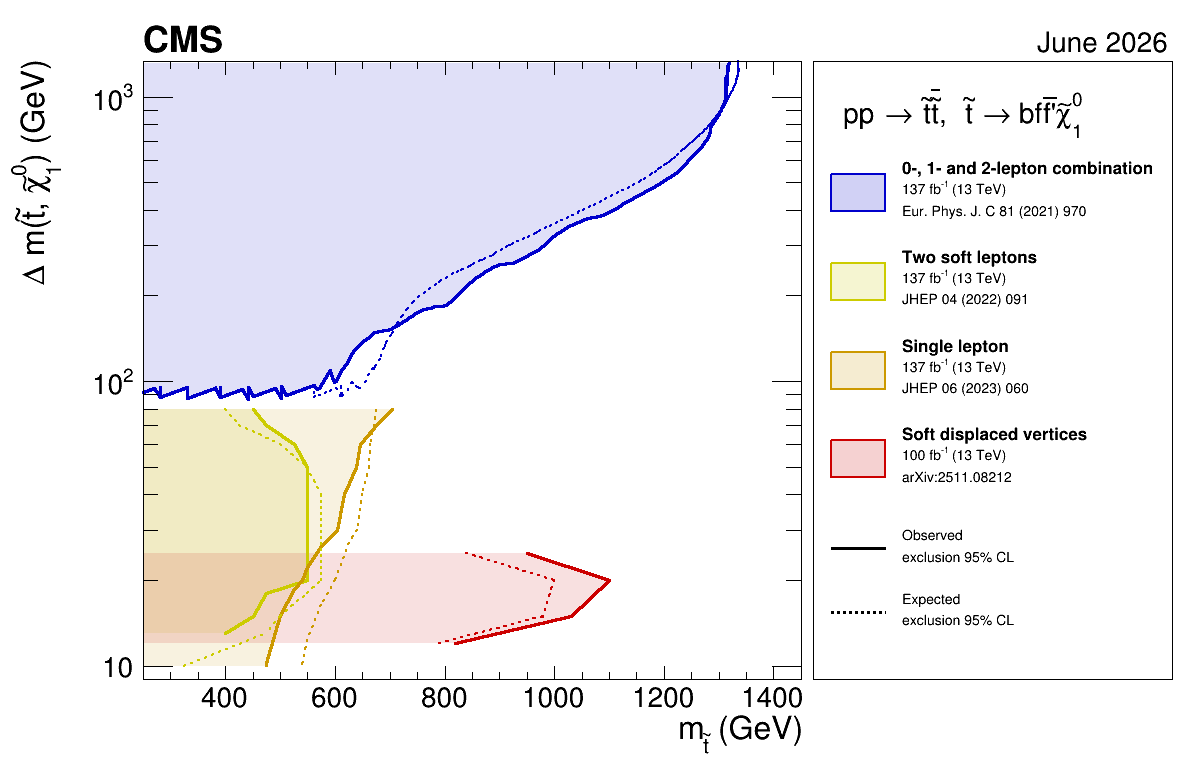

Source code (Python):
## Get the required files first.
#
# 
# sus-18-004.csv      "https://www.hepdata.net/download/table/ins1966342/Figure%2010a/1/csv"
# sus-20-002_obs.csv  "https://www.hepdata.net/download/table/ins1893826/Figure%209a%20(observed%20limit%20contour)/1/csv"
# sus-20-002_exp.csv  "https://www.hepdata.net/download/table/ins1893826/Figure%209a%20(expected%20limit%20contour)/1/csv"
# exo-24-033.csv      "https://www.hepdata.net/download/table/ins3081697/Figure%2010c%20(lower)%2C%20exclusion%20curves/1/csv"
# sus-21-003_exp.csv  "https://www.hepdata.net/download/table/ins2624652/Figure%2010%20expected%20lines/1/csv"
# sus-21-003_obs.csv  "https://www.hepdata.net/download/table/ins2624652/Figure%2010%20observed%20lines/1/csv"

import pandas as pd
import ROOT
import numpy as np
from array import array

ROOT.gROOT.SetBatch(True)

# -----------------------------
# input
# -----------------------------
sus_20_002_obs = pd.read_csv('sus-20-002_obs.csv', comment="#")
sus_20_002_obs['\\DeltaM [GeV]'] = (
    sus_20_002_obs['m_{stop} [GeV]'] - sus_20_002_obs['m_{LSP} [pb]']
)

sus_20_002_exp = pd.read_csv('sus-20-002_exp.csv', comment="#")
sus_20_002_exp['\\DeltaM [GeV]'] = (
    sus_20_002_exp['m_{stop} [GeV]'] - sus_20_002_exp['m_{LSP} [pb]']
)

exo_24_033_obs = pd.read_csv('exo-24-033_obs.csv', comment="#")
exo_24_033_exp = pd.read_csv('exo-24-033_exp.csv', comment="#")

sus_18_004_obs = pd.read_csv('sus-18-004_obs.csv', comment="#")
sus_18_004_exp = pd.read_csv('sus-18-004_exp.csv', comment="#")

# -----------------------------
# Cross-sections for SUS-18-004
# -----------------------------
with open('SUSYCrossSections13TeVstopsbottom.txt') as xs_file:
    txt = xs_file.read()

rows = []
for line in txt.splitlines():
    if line.strip().startswith("|"):
        cols = [c.strip() for c in line.strip("|").split("|")]
        rows.append(cols)

xs_df = pd.DataFrame(rows[1:], columns=rows[0])
xs_df['*Stop / sbottom mass (!GeV)*'] = (
    xs_df['*Stop / sbottom mass (!GeV)*']
    .str.replace(r'[^\d\.]', '', regex=True)
    .astype(float)
)

sus_18_004_obs_merged = pd.merge(
    left=sus_18_004_obs,
    right=xs_df,
    left_on=r'$m_{\tilde{\text{t}}}$ [GeV]',
    right_on='*Stop / sbottom mass (!GeV)*'
)
sus_18_004_obs_merged['*Cross section (pb)*'] = sus_18_004_obs_merged['*Cross section (pb)*'].astype(float)
exclude_mask = (
    sus_18_004_obs_merged['95% CL upper limit on the cross section [pb]']
    < sus_18_004_obs_merged['*Cross section (pb)*']
)
sus_18_004_obs_merged = sus_18_004_obs_merged[exclude_mask].sort_values([
    r'$m_{\tilde{\text{t}}}$ [GeV]',
    r'$\Delta m (\tilde{\text{t}}, \tilde{\chi}^0_1)$ [GeV]'
])

sus_18_004_obs_max = (
    sus_18_004_obs_merged
    .sort_values(r'$m_{\tilde{\text{t}}}$ [GeV]')
    .groupby(r'$\Delta m (\tilde{\text{t}}, \tilde{\chi}^0_1)$ [GeV]', as_index=False)
    .last()
)

sus_18_004_exp_merged = pd.merge(
    left=sus_18_004_exp,
    right=xs_df,
    left_on=r'$m_{\tilde{\text{t}}}$ [GeV]',
    right_on='*Stop / sbottom mass (!GeV)*'
)
sus_18_004_exp_merged['*Cross section (pb)*'] = sus_18_004_exp_merged['*Cross section (pb)*'].astype(float)
exclude_mask = (
    sus_18_004_exp_merged['95% CL upper limit on the cross section [pb]']
    < sus_18_004_exp_merged['*Cross section (pb)*']
)
sus_18_004_exp_merged = sus_18_004_exp_merged[exclude_mask].sort_values([
    r'$m_{\tilde{\text{t}}}$ [GeV]',
    r'$\Delta m (\tilde{\text{t}}, \tilde{\chi}^0_1)$ [GeV]'
])

sus_18_004_exp_max = (
    sus_18_004_exp_merged
    .sort_values(r'$m_{\tilde{\text{t}}}$ [GeV]')
    .groupby(r'$\Delta m (\tilde{\text{t}}, \tilde{\chi}^0_1)$ [GeV]', as_index=False)
    .last()
)

def read_sus21003_central(path):
    m_col = r'$m(\mathrm{\widetilde{t}}_{1})$ [GeV]'
    dm_col = r'max($\Delta {m}$) excluded [GeV]'
    df = pd.read_csv(path, comment="#")

    repeated_headers = df.index[df[m_col] == m_col]
    if len(repeated_headers) > 0:
        df = df.loc[:repeated_headers[0] - 1]

    df = df.rename(columns={m_col: 'M', dm_col: 'dM'})
    df['M']  = pd.to_numeric(df['M'],  errors='coerce')
    df['dM'] = pd.to_numeric(df['dM'], errors='coerce')
    return df.dropna(subset=['M', 'dM'])

sus_21_003_obs = read_sus21003_central('sus-21-003_obs.csv')
sus_21_003_exp = read_sus21003_central('sus-21-003_exp.csv')

# -----------------------------
# style
# -----------------------------
ROOT.gStyle.SetOptStat(0)
ROOT.gStyle.SetPadTickX(1)
ROOT.gStyle.SetPadTickY(1)
ROOT.gStyle.SetLegendBorderSize(0)

def make_graph(x, y, sort=2):
    x = np.asarray(x, dtype=float)
    y = np.asarray(y, dtype=float)

    m = np.isfinite(x) & np.isfinite(y)
    x = x[m]
    y = y[m]

    if sort == 2:
        order = np.argsort(y)
    elif sort == 1:
        order = np.argsort(x)
    else:
        order = np.arange(len(x))

    x = x[order]
    y = y[order]

    return ROOT.TGraph(len(x), array("d", x.tolist()), array("d", y.tolist()))

def make_left_exclusion(graph, xmin):
    """
    Create filled polygon for region LEFT of curve.
    """
    n = graph.GetN()
    xs = [graph.GetPointX(i) for i in range(n)]
    ys = [graph.GetPointY(i) for i in range(n)]

    x0, y0 = xs[0], ys[0]
    x1, y1 = xs[-1], ys[-1]

    poly_x = [xmin, x0] + xs + [xmin, xmin]
    poly_y = [y0,   y0] + ys + [y1,   y0]

    return ROOT.TGraph(
        len(poly_x),
        array("d", poly_x),
        array("d", poly_y)
    )

# -----------------------------
# graphs
# -----------------------------
g_sus20002_obs = make_graph(
    sus_20_002_obs['m_{stop} [GeV]'],
    sus_20_002_obs['\\DeltaM [GeV]'],
    sort=1
)

g_exo24033_obs = make_graph(
    exo_24_033_obs['Observed $m$ excluded at 95%% CL [GeV]'],
    exo_24_033_obs[r'$\Delta m$ [GeV]'],
    sort=2
)

g_sus18004_obs = make_graph(
    sus_18_004_obs_max[r'$m_{\tilde{\text{t}}}$ [GeV]'],
    sus_18_004_obs_max[r'$\Delta m (\tilde{\text{t}}, \tilde{\chi}^0_1)$ [GeV]'],
    sort=2
)

g_sus21003_obs = make_graph(
    sus_21_003_obs['M'],
    sus_21_003_obs['dM'],
    sort=2
)

g_sus20002_exp = make_graph(
    sus_20_002_exp['m_{stop} [GeV]'],
    sus_20_002_exp['\\DeltaM [GeV]'],
    sort=1
)

g_exo24033_exp = make_graph(
    exo_24_033_exp['Median expected $m$ excluded at 95%% CL [GeV]'],
    exo_24_033_exp[r'$\Delta m$ [GeV]'],
    sort=2
)

g_sus18004_exp = make_graph(
    sus_18_004_exp_max[r'$m_{\tilde{\text{t}}}$ [GeV]'],
    sus_18_004_exp_max[r'$\Delta m (\tilde{\text{t}}, \tilde{\chi}^0_1)$ [GeV]'],
    sort=2
)

g_sus21003_exp = make_graph(
    sus_21_003_exp['M'],
    sus_21_003_exp['dM'],
    sort=2
)

# -----------------------------
# colors / line styles
# Avoid black for EXO-24-033
# -----------------------------
col_sus20002 = ROOT.kBlue + 1
col_sus18004 = ROOT.kYellow + 1
col_sus21003 = ROOT.kOrange - 1
col_exo24033 = ROOT.kRed + 1

for g in [g_sus20002_obs, g_sus20002_exp]:
    g.SetLineColor(col_sus20002)

for g in [g_sus18004_obs, g_sus18004_exp]:
    g.SetLineColor(col_sus18004)

for g in [g_sus21003_obs, g_sus21003_exp]:
    g.SetLineColor(col_sus21003)

for g in [g_exo24033_obs, g_exo24033_exp]:
    g.SetLineColor(col_exo24033)

g_sus20002_obs.SetLineWidth(3)
g_sus18004_obs.SetLineWidth(3)
g_sus21003_obs.SetLineWidth(3)
g_exo24033_obs.SetLineWidth(3)

g_sus20002_exp.SetLineWidth(2)
g_sus18004_exp.SetLineWidth(2)
g_sus21003_exp.SetLineWidth(2)
g_exo24033_exp.SetLineWidth(2)

g_sus20002_exp.SetLineStyle(2)
g_sus18004_exp.SetLineStyle(2)
g_sus21003_exp.SetLineStyle(2)
g_exo24033_exp.SetLineStyle(2)

# -----------------------------
# canvas
# -----------------------------
c = ROOT.TCanvas("c", "", 1200, 800)
c.SetLogy()

# make room on the right for legend
c.SetLeftMargin(0.12)
c.SetRightMargin(0.33)
c.SetTopMargin(0.08)
c.SetBottomMargin(0.12)

# shrink x axis because legend is outside
xmin, xmax = 250, 1450
ymin, ymax = 9, 1330

frame = ROOT.TH1F("frame", "", 100, xmin, xmax)
frame.SetMinimum(ymin)
frame.SetMaximum(ymax)

frame.GetXaxis().SetTitle("m_{#tilde{t}} (GeV)")
frame.GetYaxis().SetTitle("#Delta m(#tilde{t}, #tilde{#chi}^{0}_{1}) (GeV)")

frame.GetXaxis().SetTitleSize(0.045)
frame.GetYaxis().SetTitleSize(0.045)
frame.GetXaxis().SetLabelSize(0.04)
frame.GetYaxis().SetLabelSize(0.04)
frame.GetYaxis().SetTitleOffset(1.25)

frame.Draw()

# -----------------------------
# shaded exclusion regions
# -----------------------------
h_sus20002 = make_left_exclusion(g_sus20002_obs, xmin)
h_sus20002.SetFillColorAlpha(col_sus20002, 0.12)
h_sus20002.SetLineWidth(0)
h_sus20002.Draw("F SAME")

h_sus18004 = make_left_exclusion(g_sus18004_obs, xmin)
h_sus18004.SetFillColorAlpha(col_sus18004, 0.12)
h_sus18004.SetLineWidth(0)
h_sus18004.Draw("F SAME")

h_sus21003 = make_left_exclusion(g_sus21003_obs, xmin)
h_sus21003.SetFillColorAlpha(col_sus21003, 0.12)
h_sus21003.SetLineWidth(0)
h_sus21003.Draw("F SAME")

h_exo24033 = make_left_exclusion(g_exo24033_obs, xmin)
h_exo24033.SetFillColorAlpha(col_exo24033, 0.12)
h_exo24033.SetLineWidth(0)
h_exo24033.Draw("F SAME")

# -----------------------------
# curves
# -----------------------------
g_sus20002_obs.Draw("L SAME")
g_sus18004_obs.Draw("L SAME")
g_sus21003_obs.Draw("L SAME")
g_exo24033_obs.Draw("L SAME")

g_sus20002_exp.Draw("L SAME")
g_sus18004_exp.Draw("L SAME")
g_sus21003_exp.Draw("L SAME")
g_exo24033_exp.Draw("L SAME")

# -----------------------------
# custom right-side panel
# -----------------------------
panel_objs = []

panel = ROOT.TPave(0.68, 0.12, 0.98, 0.92, 1, "brNDC")
panel.SetFillColor(ROOT.kWhite)
panel.SetFillStyle(1001)
panel.SetLineColor(ROOT.kBlack)
panel.SetLineWidth(1)
panel.Draw()
panel_objs.append(panel)

# normal text
latex_leg = ROOT.TLatex()
latex_leg.SetNDC()
latex_leg.SetTextFont(42)
latex_leg.SetTextSize(0.020)
panel_objs.append(latex_leg)

# larger bold text
latex_leg_bold = ROOT.TLatex()
latex_leg_bold.SetNDC()
latex_leg_bold.SetTextFont(42)
latex_leg_bold.SetTextSize(0.024)
panel_objs.append(latex_leg_bold)

# geometry
x_box1 = 0.695
x_box2 = 0.740
x_text = 0.755

box_h = 0.024
dy = 0.115
y = 0.865

# --- SUS-20-002
y -= dy
b_sus20002 = ROOT.TPave(x_box1, y - box_h, x_box2, y + box_h, 1, "NDC")
b_sus20002.SetFillColorAlpha(col_sus20002, 0.18)
b_sus20002.SetLineColor(col_sus20002)
b_sus20002.SetLineWidth(2)
b_sus20002.Draw()
panel_objs.append(b_sus20002)

latex_leg_bold.DrawLatex(x_text, y + 0.024, "#bf{0-, 1- and 2-lepton combination}")
latex_leg.DrawLatex(x_text, y - 0.002, "137 fb^{-1} (13 TeV)")
latex_leg.DrawLatex(x_text, y - 0.030, "Eur. Phys. J. C 81 (2021) 970")

# --- SUS-18-004
y -= dy
b_sus18004 = ROOT.TPave(x_box1, y - box_h, x_box2, y + box_h, 1, "NDC")
b_sus18004.SetFillColorAlpha(col_sus18004, 0.18)
b_sus18004.SetLineColor(col_sus18004)
b_sus18004.SetLineWidth(2)
b_sus18004.Draw()
panel_objs.append(b_sus18004)

latex_leg_bold.DrawLatex(x_text, y + 0.024, "#bf{Two soft leptons}")
latex_leg.DrawLatex(x_text, y - 0.002, "137 fb^{-1} (13 TeV)")
latex_leg.DrawLatex(x_text, y - 0.030, "JHEP 04 (2022) 091")

# --- SUS-21-003
y -= dy
b_sus21003 = ROOT.TPave(x_box1, y - box_h, x_box2, y + box_h, 1, "NDC")
b_sus21003.SetFillColorAlpha(col_sus21003, 0.18)
b_sus21003.SetLineColor(col_sus21003)
b_sus21003.SetLineWidth(2)
b_sus21003.Draw()
panel_objs.append(b_sus21003)

latex_leg_bold.DrawLatex(x_text, y + 0.024, "#bf{Single lepton}")
latex_leg.DrawLatex(x_text, y - 0.002, "137 fb^{-1} (13 TeV)")
latex_leg.DrawLatex(x_text, y - 0.030, "JHEP 06 (2023) 060")

# --- EXO-24-033
y -= dy
b_exo24033 = ROOT.TPave(x_box1, y - box_h, x_box2, y + box_h, 1, "NDC")
b_exo24033.SetFillColorAlpha(col_exo24033, 0.18)
b_exo24033.SetLineColor(col_exo24033)
b_exo24033.SetLineWidth(2)
b_exo24033.Draw()
panel_objs.append(b_exo24033)

latex_leg_bold.DrawLatex(x_text, y + 0.024, "#bf{Soft displaced vertices}")
latex_leg.DrawLatex(x_text, y - 0.002, "100 fb^{-1} (13 TeV)")
latex_leg.DrawLatex(x_text, y - 0.030, "arXiv:2511.08212")

# --- observed sample: solid line
y -= dy
obs_line = ROOT.TLine(x_box1, y, x_box2, y)
obs_line.SetNDC()
obs_line.SetLineColor(ROOT.kBlack)
obs_line.SetLineStyle(1)
obs_line.SetLineWidth(3)
obs_line.Draw()
panel_objs.append(obs_line)

latex_leg.DrawLatex(x_text, y + 0.010, "Observed")
latex_leg.DrawLatex(x_text, y - 0.018, "exclusion 95% CL")

# --- expected sample: dashed line
y -= dy * 0.72
exp_line = ROOT.TLine(x_box1, y, x_box2, y)
exp_line.SetNDC()
exp_line.SetLineColor(ROOT.kBlack)
exp_line.SetLineStyle(2)
exp_line.SetLineWidth(3)
exp_line.Draw()
panel_objs.append(exp_line)

latex_leg.DrawLatex(x_text, y + 0.010, "Expected")
latex_leg.DrawLatex(x_text, y - 0.018, "exclusion 95% CL")

# -----------------------------
# date above legend
# -----------------------------
latex = ROOT.TLatex()
latex.SetNDC()

latex.SetTextFont(42)
latex.SetTextSize(0.04)
latex.SetTextAlign(31)
latex.DrawLatex(0.98, 0.932, "June 2026")

# -----------------------------
# CMS labels
# -----------------------------
latex.SetTextAlign(11)
latex.SetTextFont(62)
latex.SetTextSize(0.05)
latex.DrawLatex(0.12, 0.932, "CMS")

# no "Preliminary"

# latex.SetTextFont(42)
# latex.SetTextSize(0.04)
# latex.DrawLatex(0.505, 0.932, "138 fb^{-1} (13 TeV)")

latex.SetTextFont(42)
latex.SetTextSize(0.04)
latex.DrawLatex(
    0.705, 0.84,
    "pp #rightarrow #tilde{t}#bar{#tilde{t}},  #tilde{t} #rightarrow bf#bar{f'}#tilde{#chi}^{0}_{1}"
)

c.RedrawAxis()
c.Update()
c.Draw()
c.SaveAs("stop_v2.png")
c.SaveAs("stop_v2.pdf")
